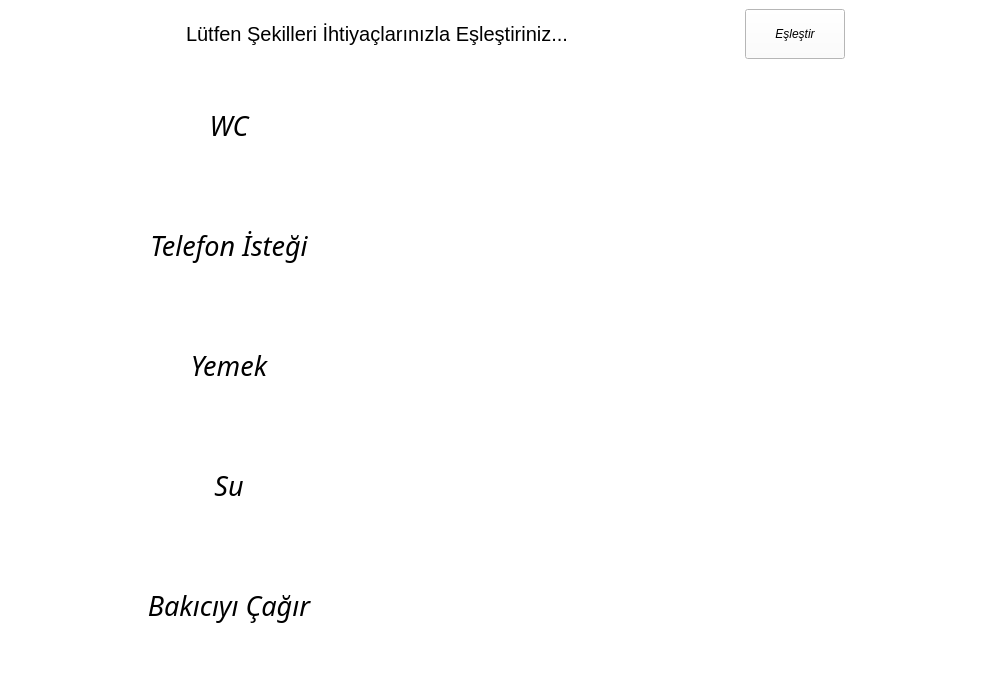
<?xml version="1.0" encoding="UTF-8"?>
<ui version="4.0">
 <class>matchshapes</class>
 <widget class="QMainWindow" name="matchshapes">
  <property name="geometry">
   <rect>
    <x>0</x>
    <y>0</y>
    <width>1004</width>
    <height>696</height>
   </rect>
  </property>
  <property name="windowTitle">
   <string>MainWindow</string>
  </property>
  <property name="styleSheet">
   <string notr="true">background-color: rgb(255, 255, 255);</string>
  </property>
  <widget class="QWidget" name="centralwidget">
   <layout class="QGridLayout" name="gridLayout_2">
    <item row="0" column="0">
     <layout class="QVBoxLayout" name="verticalLayout_2" stretch="1,10">
      <item>
       <layout class="QHBoxLayout" name="horizontalLayout_3" stretch="0">
        <item>
         <layout class="QHBoxLayout" name="horizontalLayout_2">
          <property name="spacing">
           <number>0</number>
          </property>
          <property name="rightMargin">
           <number>150</number>
          </property>
          <item alignment="Qt::AlignHCenter">
           <widget class="QLabel" name="label">
            <property name="sizePolicy">
             <sizepolicy hsizetype="Maximum" vsizetype="Fixed">
              <horstretch>0</horstretch>
              <verstretch>0</verstretch>
             </sizepolicy>
            </property>
            <property name="maximumSize">
             <size>
              <width>16777215</width>
              <height>50</height>
             </size>
            </property>
            <property name="font">
             <font>
              <pointsize>15</pointsize>
             </font>
            </property>
            <property name="text">
             <string>Lütfen Şekilleri İhtiyaçlarınızla Eşleştiriniz...</string>
            </property>
           </widget>
          </item>
          <item>
           <widget class="QPushButton" name="pushButton">
            <property name="sizePolicy">
             <sizepolicy hsizetype="Fixed" vsizetype="Fixed">
              <horstretch>0</horstretch>
              <verstretch>0</verstretch>
             </sizepolicy>
            </property>
            <property name="maximumSize">
             <size>
              <width>100</width>
              <height>50</height>
             </size>
            </property>
            <property name="font">
             <font>
              <italic>true</italic>
             </font>
            </property>
            <property name="cursor">
             <cursorShape>PointingHandCursor</cursorShape>
            </property>
            <property name="text">
             <string>Eşleştir</string>
            </property>
           </widget>
          </item>
         </layout>
        </item>
       </layout>
      </item>
      <item>
       <layout class="QHBoxLayout" name="horizontalLayout" stretch="0,0">
        <item>
         <layout class="QVBoxLayout" name="verticalLayout" stretch="0,0,0,0,0">
          <property name="spacing">
           <number>0</number>
          </property>
          <property name="rightMargin">
           <number>50</number>
          </property>
          <item alignment="Qt::AlignHCenter">
           <widget class="DraggableLabel" name="label_wc">
            <property name="sizePolicy">
             <sizepolicy hsizetype="Preferred" vsizetype="Preferred">
              <horstretch>0</horstretch>
              <verstretch>0</verstretch>
             </sizepolicy>
            </property>
            <property name="minimumSize">
             <size>
              <width>300</width>
              <height>0</height>
             </size>
            </property>
            <property name="font">
             <font>
              <family>Yrsa</family>
              <pointsize>20</pointsize>
              <italic>true</italic>
             </font>
            </property>
            <property name="cursor">
             <cursorShape>PointingHandCursor</cursorShape>
            </property>
            <property name="text">
             <string>WC</string>
            </property>
            <property name="alignment">
             <set>Qt::AlignCenter</set>
            </property>
           </widget>
          </item>
          <item alignment="Qt::AlignHCenter">
           <widget class="DraggableLabel" name="label_yardim">
            <property name="sizePolicy">
             <sizepolicy hsizetype="Preferred" vsizetype="Preferred">
              <horstretch>0</horstretch>
              <verstretch>0</verstretch>
             </sizepolicy>
            </property>
            <property name="minimumSize">
             <size>
              <width>300</width>
              <height>0</height>
             </size>
            </property>
            <property name="font">
             <font>
              <family>Yrsa</family>
              <pointsize>20</pointsize>
              <italic>true</italic>
             </font>
            </property>
            <property name="cursor">
             <cursorShape>PointingHandCursor</cursorShape>
            </property>
            <property name="text">
             <string>Telefon İsteği</string>
            </property>
            <property name="alignment">
             <set>Qt::AlignCenter</set>
            </property>
           </widget>
          </item>
          <item alignment="Qt::AlignHCenter">
           <widget class="DraggableLabel" name="label_yemek">
            <property name="sizePolicy">
             <sizepolicy hsizetype="Preferred" vsizetype="Preferred">
              <horstretch>0</horstretch>
              <verstretch>0</verstretch>
             </sizepolicy>
            </property>
            <property name="minimumSize">
             <size>
              <width>300</width>
              <height>0</height>
             </size>
            </property>
            <property name="font">
             <font>
              <family>Yrsa</family>
              <pointsize>20</pointsize>
              <italic>true</italic>
             </font>
            </property>
            <property name="cursor">
             <cursorShape>PointingHandCursor</cursorShape>
            </property>
            <property name="text">
             <string>Yemek</string>
            </property>
            <property name="alignment">
             <set>Qt::AlignCenter</set>
            </property>
           </widget>
          </item>
          <item alignment="Qt::AlignHCenter">
           <widget class="DraggableLabel" name="label_su">
            <property name="sizePolicy">
             <sizepolicy hsizetype="Preferred" vsizetype="Preferred">
              <horstretch>0</horstretch>
              <verstretch>0</verstretch>
             </sizepolicy>
            </property>
            <property name="minimumSize">
             <size>
              <width>300</width>
              <height>0</height>
             </size>
            </property>
            <property name="font">
             <font>
              <family>Yrsa</family>
              <pointsize>20</pointsize>
              <italic>true</italic>
             </font>
            </property>
            <property name="cursor">
             <cursorShape>PointingHandCursor</cursorShape>
            </property>
            <property name="text">
             <string>Su</string>
            </property>
            <property name="alignment">
             <set>Qt::AlignCenter</set>
            </property>
           </widget>
          </item>
          <item alignment="Qt::AlignHCenter">
           <widget class="DraggableLabel" name="label_bakici">
            <property name="sizePolicy">
             <sizepolicy hsizetype="Preferred" vsizetype="Preferred">
              <horstretch>0</horstretch>
              <verstretch>0</verstretch>
             </sizepolicy>
            </property>
            <property name="minimumSize">
             <size>
              <width>300</width>
              <height>0</height>
             </size>
            </property>
            <property name="font">
             <font>
              <family>Yrsa</family>
              <pointsize>20</pointsize>
              <italic>true</italic>
             </font>
            </property>
            <property name="cursor">
             <cursorShape>PointingHandCursor</cursorShape>
            </property>
            <property name="text">
             <string>Bakıcıyı Çağır</string>
            </property>
            <property name="alignment">
             <set>Qt::AlignCenter</set>
            </property>
           </widget>
          </item>
         </layout>
        </item>
        <item>
         <layout class="QGridLayout" name="gridLayout">
          <property name="leftMargin">
           <number>0</number>
          </property>
          <property name="rightMargin">
           <number>100</number>
          </property>
          <item row="1" column="0">
           <widget class="DraggableLabel" name="label_pentagon">
            <property name="styleSheet">
             <string notr="true">border-image:url(:/images/d.jpeg)
 0 0 0 0 stretch stretch;
background-repeat: no-repeat;
background-position: center;
</string>
            </property>
            <property name="text">
             <string/>
            </property>
            <property name="alignment">
             <set>Qt::AlignCenter</set>
            </property>
           </widget>
          </item>
          <item row="1" column="1">
           <widget class="DraggableLabel" name="label_triangle">
            <property name="styleSheet">
             <string notr="true">border-image: url(:/images/b.jpeg)
 0 0 0 0 stretch stretch;
background-repeat: no-repeat;
background-position: center;
</string>
            </property>
            <property name="text">
             <string/>
            </property>
            <property name="alignment">
             <set>Qt::AlignCenter</set>
            </property>
           </widget>
          </item>
          <item row="0" column="0">
           <widget class="DraggableLabel" name="label_circle">
            <property name="styleSheet">
             <string notr="true">border-image: url(:/images/a.jpeg)
 0 0 0 0 stretch stretch;
background-repeat: no-repeat;
background-position: center;
</string>
            </property>
            <property name="text">
             <string/>
            </property>
            <property name="alignment">
             <set>Qt::AlignCenter</set>
            </property>
           </widget>
          </item>
          <item row="0" column="1">
           <widget class="DraggableLabel" name="label_rectangle">
            <property name="styleSheet">
             <string notr="true">border-image: url(:/images/c.jpeg)
 0 0 0 0 stretch stretch;
background-position: center;
background-repeat: no-repeat;</string>
            </property>
            <property name="text">
             <string/>
            </property>
            <property name="alignment">
             <set>Qt::AlignCenter</set>
            </property>
           </widget>
          </item>
          <item row="2" column="1">
           <widget class="DraggableLabel" name="label_line">
            <property name="styleSheet">
             <string notr="true">background-image: url(:/res/line_copy.png);
background-repeat: no-repeat;
background-position: center;
</string>
            </property>
            <property name="text">
             <string/>
            </property>
            <property name="alignment">
             <set>Qt::AlignCenter</set>
            </property>
           </widget>
          </item>
         </layout>
        </item>
       </layout>
      </item>
     </layout>
    </item>
   </layout>
  </widget>
  <widget class="QMenuBar" name="menubar">
   <property name="geometry">
    <rect>
     <x>0</x>
     <y>0</y>
     <width>1004</width>
     <height>23</height>
    </rect>
   </property>
  </widget>
  <widget class="QStatusBar" name="statusbar"/>
 </widget>
 <customwidgets>
  <customwidget>
   <class>DraggableLabel</class>
   <extends>QLabel</extends>
   <header>draggablelabel.h</header>
  </customwidget>
 </customwidgets>
 <resources/>
 <connections/>
</ui>
